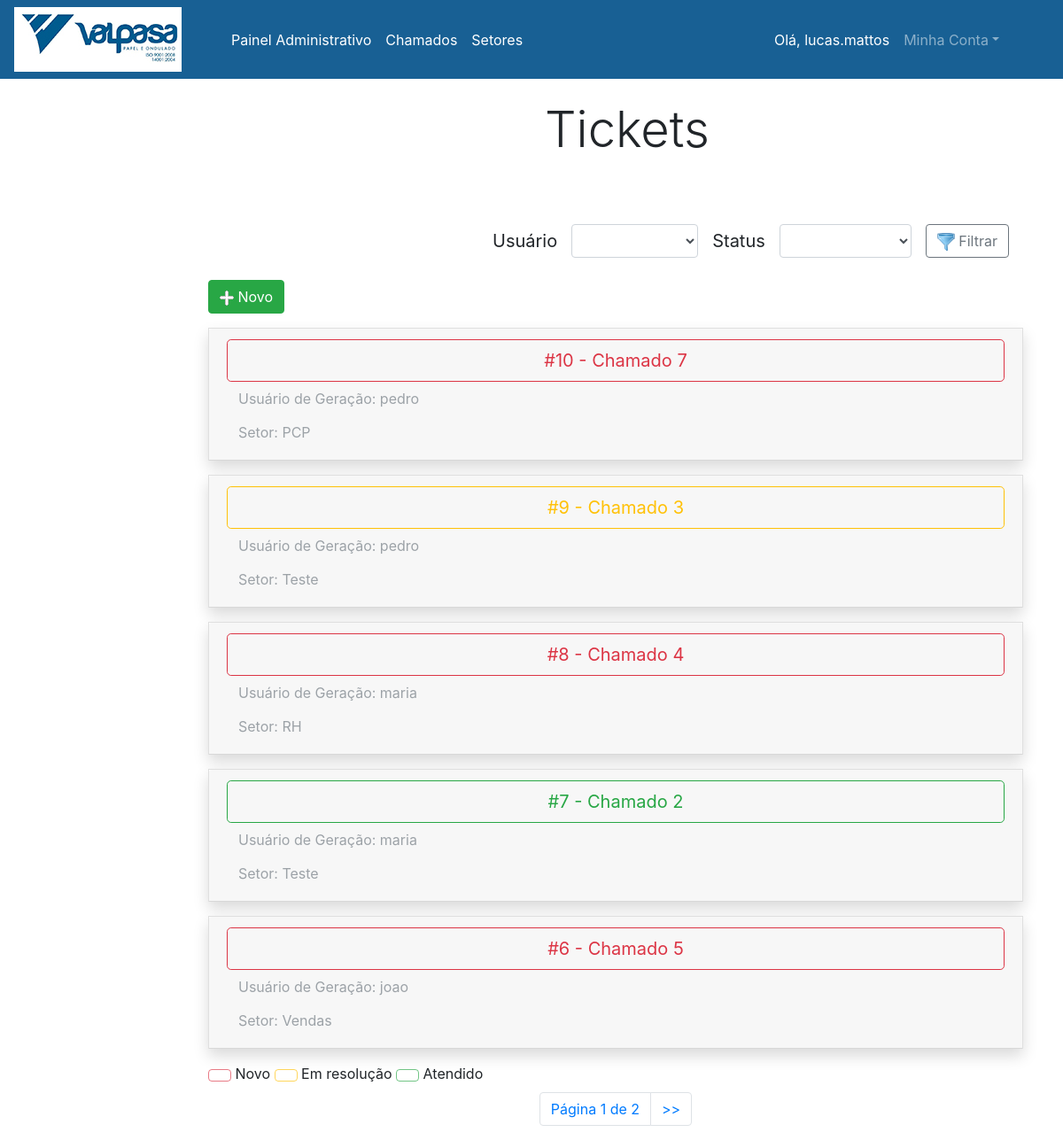
The app's page / (signed in) with its own data.
### chamados/models.py (models this page shows, shortened)
class Chamado(models.Model):
    titulo = models.CharField(max_length=100, null=True)
    descricao = models.TextField(max_length=255, null=True)
    foto = models.FileField(upload_to="%Y/%m/%d/", null=True, blank=True)
    setor = models.CharField(max_length=100, null=True)
    status = models.CharField(max_length=100, null=True)
    usuabr = models.CharField(max_length=100, null=True)
    usures = models.CharField(max_length=100, null=True)

### chamados/views.py (the view, shortened to what this page needs)
# urls.py: path('', list_chamados, name='list_chamados'),
@login_required(login_url='/users/login')
def list_chamados(request):
    chamados_list = Chamado.objects.all().order_by('-id')
    users = User.objects.all()
    paginator = Paginator(chamados_list, 5)
    page = request.GET.get('page')
    chamados = paginator.get_page(page)
    return render(request, 'chamados-list.html', {'chamados': chamados, 'users': users})

### chamados/templates/chamados-list.html (shortened to what this page needs)
{% extends "base.html" %}
{% block title %}
    <div class="col-6"></div>
    <div class="col"><h2 class="display-4">Tickets</h2></div>
    <div class="col"></div>
{% endblock %}
{% block content %}
    <div class="col"></div>
    <div class="col-10 mt-5">
        <nav class="navbar navbar-light justify-content-end">
          <form class="form-inline" method="post">
            {% if user.is_superuser %}
            <a class="navbar-brand">Usuário</a>
            <select class="form-control" id="pUser" name="pUser">
              <option></option>
              {% for user in users %}
              <option>{{ user }}</option>
              {% endfor %}
            </select>
            {% endif %}
            <a class="navbar-brand ml-3">Status</a>
            <select class="form-control" id="pStatus" name="pStatus">
              <option></option>
              <option>Novo</option>
            </select>
            <button class="btn btn-outline-secondary my-2 my-sm-0 ml-3" type="submit"><img src="static/img/filtro.png"> Filtrar</button>
          </form>
        </nav>
        <a class="btn btn-success mt-3" href="{% url 'create_chamados' %}"><img src="static/img/add.png"> Novo</a>
        {% if user.is_superuser %}
            {% for chamado in chamados %}
            {% if pUser or pStatus %}
            {% else %}
                <div class="accordion shadow mt-3" id="accordionExample">
                    <div class="card">
                        <div class="card-header" id="headingOne"">
                          <h5 class="mb-0">
                            {% if chamado.status == 'Novo' %}
                                <button class="btn btn-outline-danger btn-lg btn-block" type="button" data-toggle="collapse" data-target="#collapse{{chamado.id}}" aria-expanded="true" aria-controls="collapse{{chamado.id}}">
                                  #{{ chamado.id }} - {{ chamado.titulo }}
                                </button>
                            {% elif chamado.status == 'Em resolução' %}
                                <button class="btn btn-outline-warning btn-lg btn-block" type="button" data-toggle="collapse" data-target="#collapse{{chamado.id}}" aria-expanded="true" aria-controls="collapse{{chamado.id}}">
                                  #{{ chamado.id }} - {{ chamado.titulo }}
                                </button>
                            {% else %}
                                <button class="btn btn-outline-success btn-lg btn-block" type="button" data-toggle="collapse" data-target="#collapse{{chamado.id}}" aria-expanded="true" aria-controls="collapse{{chamado.id}}">
                                  #{{ chamado.id }} - {{ chamado.titulo }}
                                </button>
                            {% endif %}
                          </h5>
                          <h5 class="mb-0">
                              <button class="btn btn-link disabled">
                                  Usuário de Geração: {{ chamado.usuabr }}
                              </button>
                          </h5>
                          <h5 class="mb-0">
                              <button class="btn btn-link disabled">
                                  Setor: {{ chamado.setor }}
                              </button>
                          </h5>
                        </div>
                    </div>
                </div>
            {% endif %}
            {% endfor %}
            <a class="btn btn-outline-danger disabled"></a> <label class="mt-3">Novo</label>
            <a class="btn btn-outline-warning disabled"></a> Em resolução
            <a class="btn btn-outline-success disabled"></a> Atendido
            <div class="col"></div>
        {% endif %}
        <nav aria-label="Navegação de página exemplo">
          <ul class="pagination justify-content-center">
            <li class="page-item"><a class="page-link" href="#">Página {{ chamados.number }} de {{ chamados.paginator.num_pages }}</a></li>
            {% if chamados.has_next %}
                <li class="page-item"><a class="page-link" href="?page={{ chamados.next_page_number }}">>></a></li>
            {% endif %}
          </ul>
        </nav>
    </div>
{% endblock %}

### chamados/templates/base.html (shortened to what this page needs)
<!doctype html>
<html lang="pt-br">
<head>
    <link rel="stylesheet" href="https://stackpath.bootstrapcdn.com/bootstrap/4.1.3/css/bootstrap.min.css">
</head>
<body>
<nav class="navbar navbar-expand-lg navbar-dark" style="background-color: #186094;">
  <div class="collapse navbar-collapse" id="navbarTogglerDemo01">
    <img src="/static/img/logo.jpg">
    {% if user.is_authenticated %}
    <ul class="navbar-nav mr-auto mt-2 ml-5 mt-lg-0">
      <li class="nav-item active">
        {% if user.is_superuser %}<a class="nav-link" href="/admin">Painel Administrativo</a>{% endif %}
      </li>
      <li class="nav-item active">
        <a class="nav-link" href="/">Chamados</a>
      </li>
      <li class="nav-item active">
        {% if user.is_superuser %}<a class="nav-link" href="/setores/list">Setores</a>{% endif %}
      </li>
    </ul>
    <ul class="navbar-nav mr-5 mt-2 mt-lg-0">
      <li class="nav-item active">
        <a class="nav-link disabled" href="#">Olá, {{user.username}}</a>
      </li>
      <li class="nav-item dropdown">
        <a class="nav-link dropdown-toggle" data-toggle="dropdown" href="#" role="button" aria-haspopup="true" aria-expanded="false">Minha Conta</a>
      </li>
    </ul>
    {% endif %}
  </div>
</nav>
<div class="container mt-4">
    <div class="row" style="background-color: white;">
        {% block title %}{% endblock %}
    </div>
    <div class="row mt-2" style="background-color: white;">
        {% block content %}{% endblock %}
    </div>
</div>
</body>
</html>

### records on screen
Chamado: id "10", titulo "Chamado 7", usuabr "pedro", setor "PCP"
Chamado: id "9", titulo "Chamado 3", usuabr "pedro", setor "Teste"
Chamado: id "8", titulo "Chamado 4", usuabr "maria", setor "RH"
Chamado: id "7", titulo "Chamado 2", usuabr "maria", setor "Teste"
Chamado: id "6", titulo "Chamado 5", usuabr "joao", setor "Vendas"

### other values on screen
{{ user.username }} "lucas.mattos"
{{ chamados.number }} "1"
{{ chamados.paginator.num_pages }} "2"
